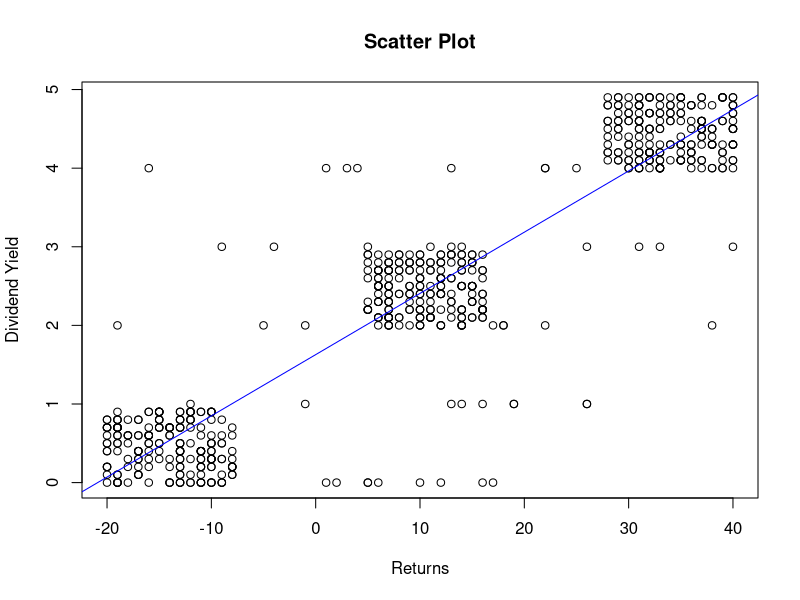
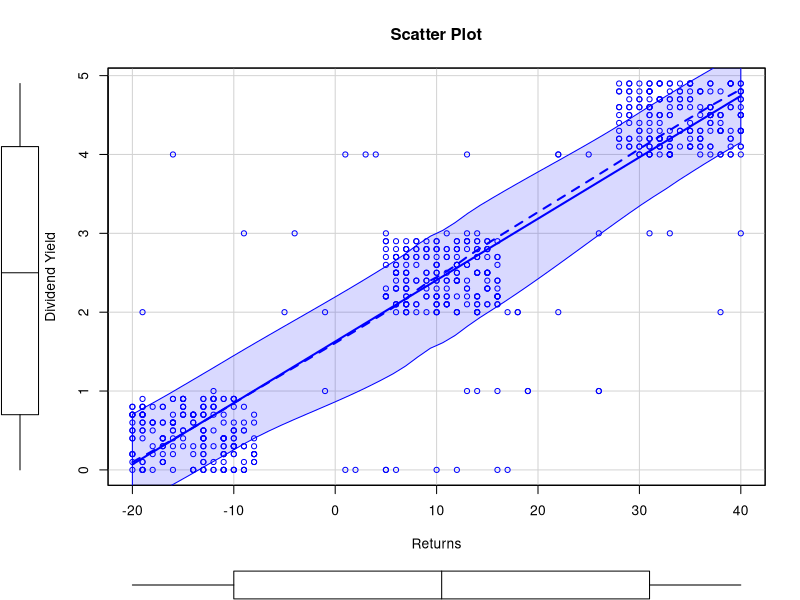
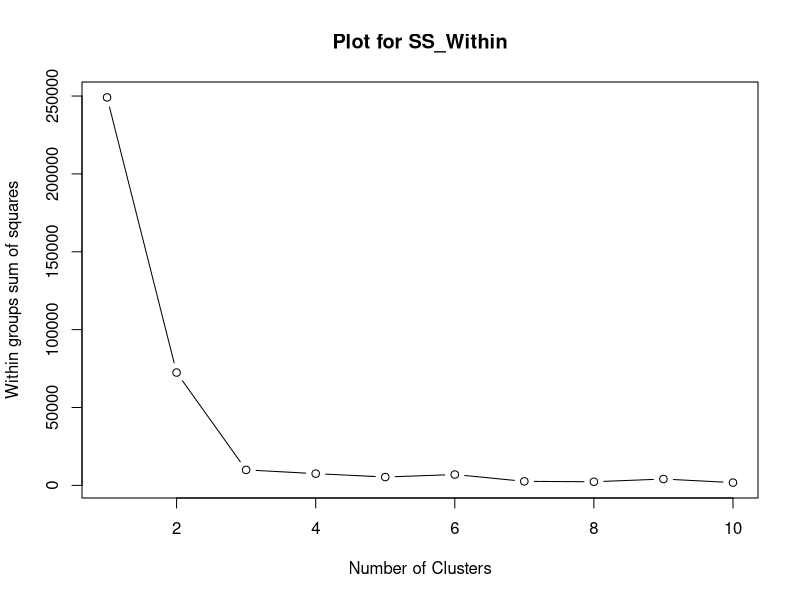
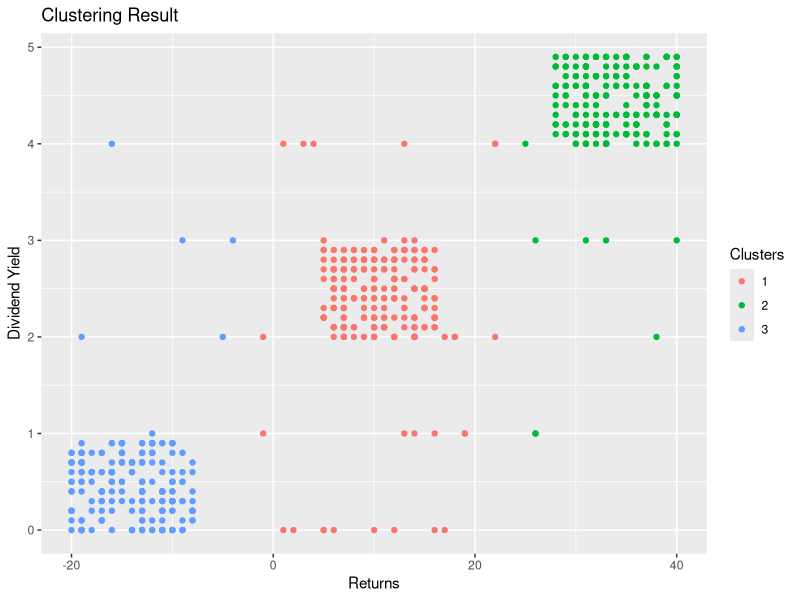
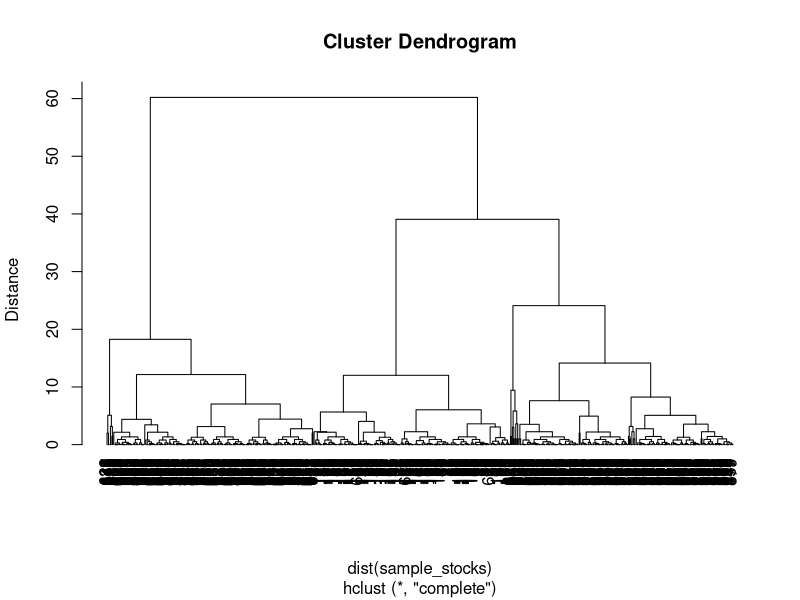

The R source for these figures, in order:
# read in
sample_stocks = read.csv('sample_stocks.csv')
attach(sample_stocks)

# ordinary scatterplot
plot(returns, dividendyield, main = "Scatter Plot", xlab = "Returns", ylab = "Dividend Yield")
abline(lm(dividendyield ~ returns),col = "blue")
# lines(lowess(returns,dividendyield),col = "blue")

# enhanced version of scatterplot
library(car)
scatterplot(dividendyield ~ returns, main = "Scatter Plot", xlab = "Returns", ylab = "Dividend Yield")

# determine the number of clusters
wss = (nrow(sample_stocks)-1)*sum(apply(sample_stocks, 2, var))
for (i in 2:10) 
  wss[i] = sum(kmeans(sample_stocks, centers=i)$withinss)
plot(1:10, wss, type="b", xlab="Number of Clusters",ylab="Within groups sum of squares", 
     main ="Plot for SS_Within")

# K-Means Cluster Analysis
fit = kmeans(sample_stocks, 3) # 3 cluster solution

# get cluster means
aggregate(sample_stocks, by=list(fit$cluster), FUN=mean)
# append cluster assignment
sample_stocks = data.frame(sample_stocks, fit$cluster)
sample_stocks
sample_stocks$fit.cluster = as.factor(sample_stocks$fit.cluster)

# plot the clustering result
library(ggplot2)
ggplot(sample_stocks, aes(x=returns, y=dividendyield, color = sample_stocks$fit.cluster)) +
  geom_point() + labs(color = "Clusters")+ ggtitle("Clustering Result") +xlab("Returns") +
  ylab("Dividend Yield")


# hierarchical clustering
hc.complete = hclust(dist(sample_stocks), method = 'complete')
plot(hc.complete,hang = -1,ylab = "Distance")